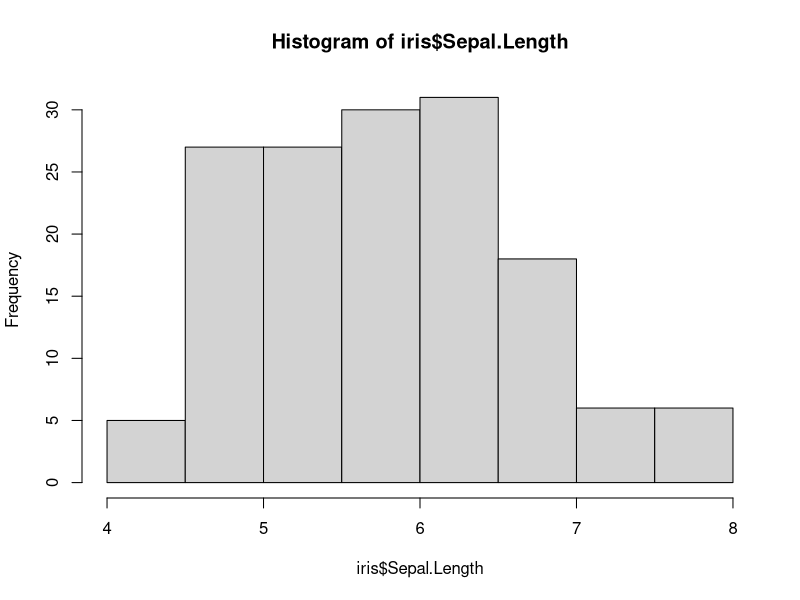
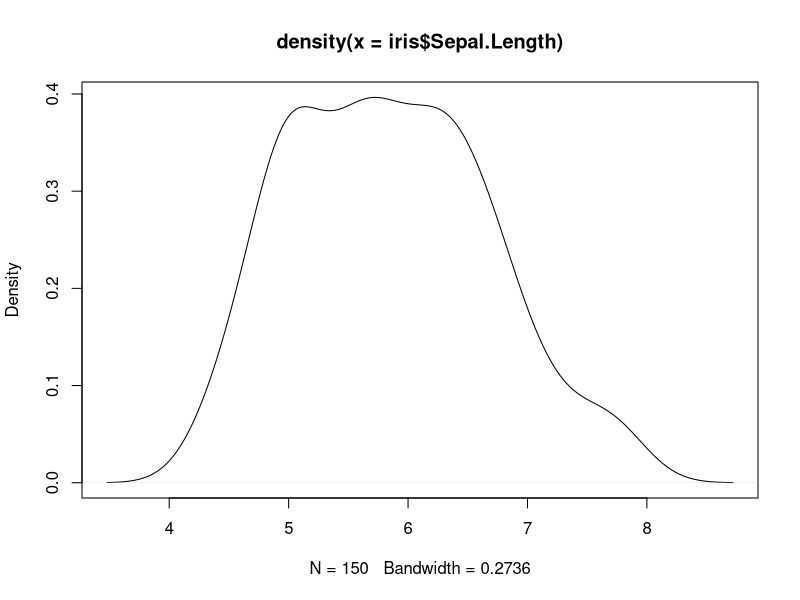
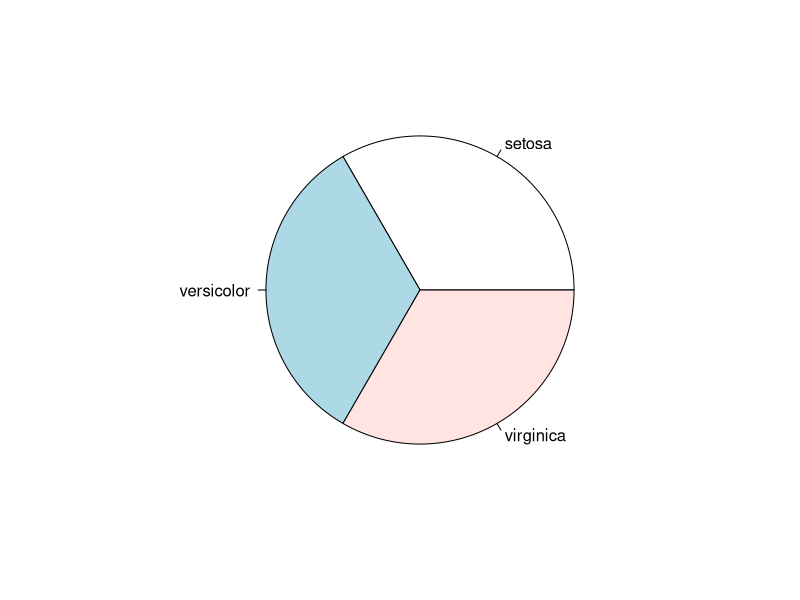
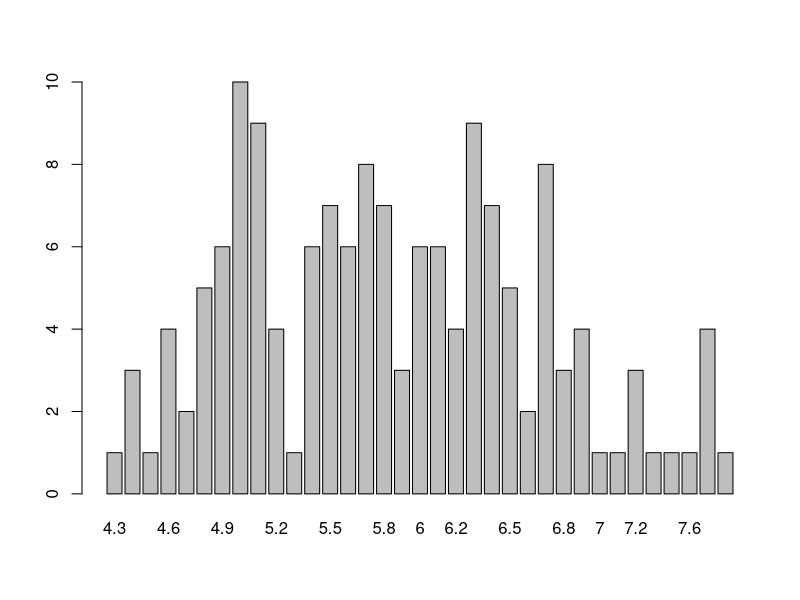
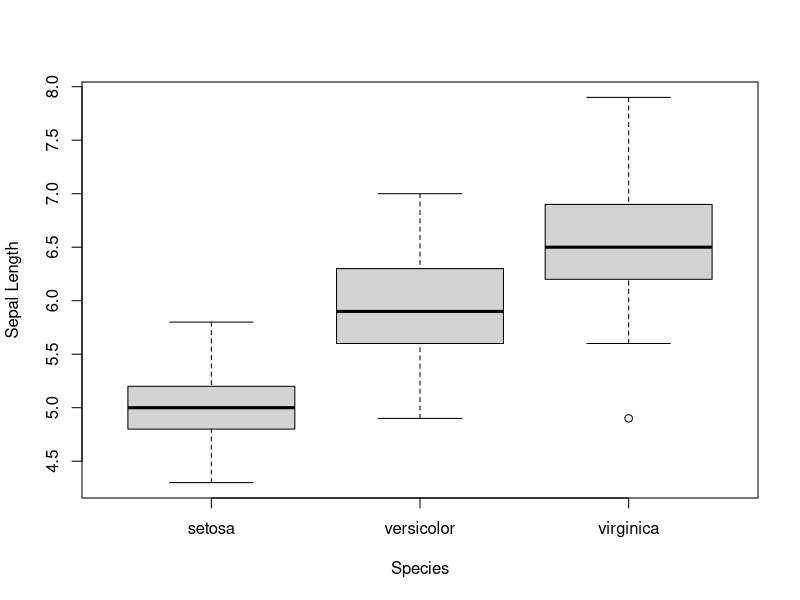
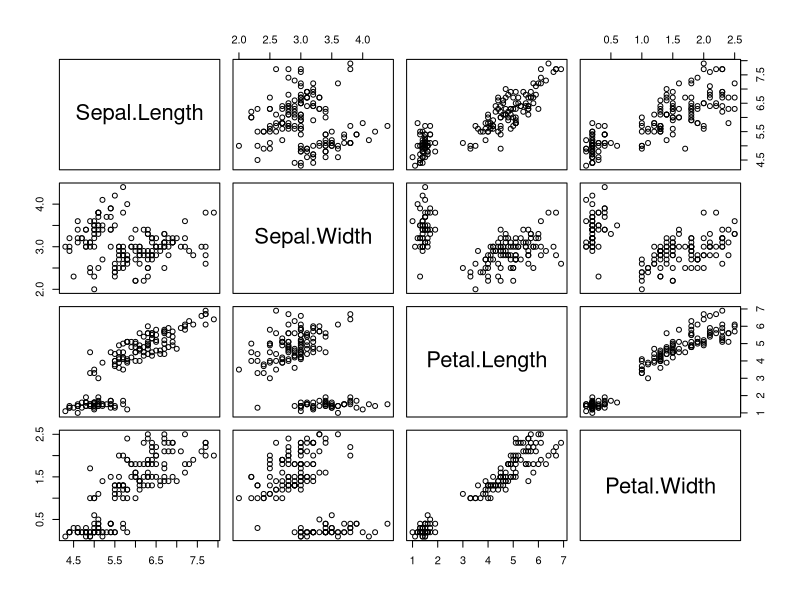

These figures' R source, in order:
library(datasets)
data("iris")

head(iris)
tail(iris)
head(iris, 10)

iris[1:6, ] #slice data the following way
dim(iris) #check dimensionality
#functions that return the structure and attributes to data
str(iris)
attributes(iris)

#A random sample of the data can be retrieved with function sample()
idx <- sample(1:nrow(iris), 5)
idx
iris[idx, ]

iris[1:10, "Sepal.Length"]

iris[1:10, 1]
summary(iris)

quantile(iris$Sepal.Length)
quantile(iris$Sepal.Length, c(0.1, 0.3, 0.65))

var(iris$Petal.Length)
mean(iris$Sepal.Length)
median(iris$Sepal.Length)

hist(iris$Sepal.Length)      
plot(density(iris$Sepal.Length))
table(iris$Species)
pie(table(iris$Species))
barplot(table(iris$Sepal.Length))

cov(iris$Sepal.Length, iris$Petal.Length)
cov(iris[,1:4])

cor(iris$Sepal.Length, iris$Sepal.Length)
cor(iris[,1:4])

aggregate(Sepal.Length ~ Species, summary, data = iris)
boxplot(Sepal.Length ~ Species, data=iris, xlab = "Species", ylab = "Sepal Length")
pairs(iris[1:4])

